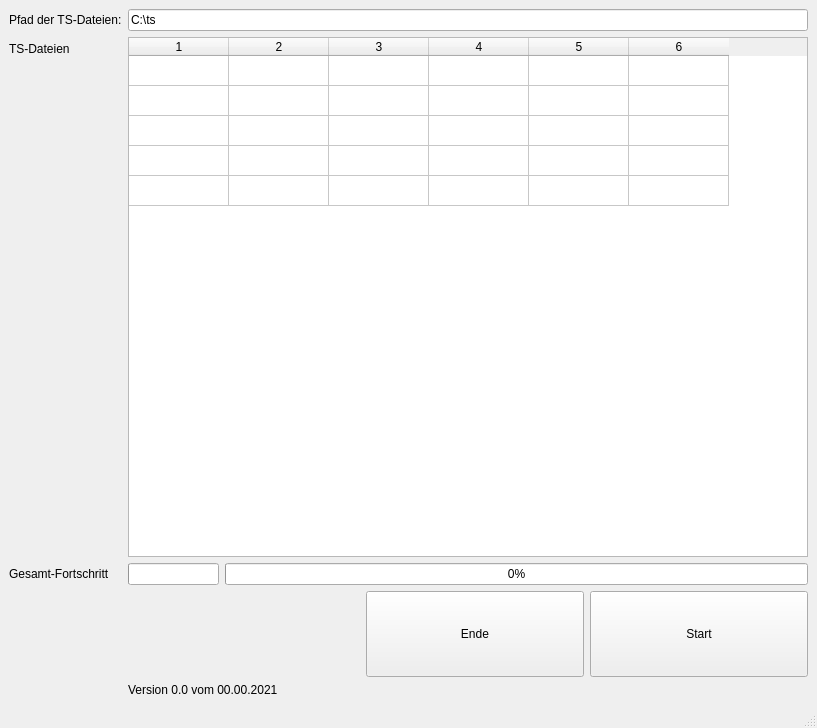
<?xml version="1.0" encoding="UTF-8"?>
<ui version="4.0">
 <class>MainWindow</class>
 <widget class="QMainWindow" name="MainWindow">
  <property name="geometry">
   <rect>
    <x>0</x>
    <y>0</y>
    <width>817</width>
    <height>728</height>
   </rect>
  </property>
  <property name="windowTitle">
   <string>XCode  (*.ts   --&gt;  *.mkv) </string>
  </property>
  <property name="windowIcon">
   <iconset>
    <normaloff>XC.ico</normaloff>XC.ico</iconset>
  </property>
  <widget class="QWidget" name="centralwidget">
   <layout class="QVBoxLayout" name="verticalLayout">
    <item>
     <layout class="QFormLayout" name="formLayout">
      <item row="1" column="0">
       <widget class="QLabel" name="lbl_pfad">
        <property name="text">
         <string>Pfad der TS-Dateien:</string>
        </property>
       </widget>
      </item>
      <item row="1" column="1">
       <widget class="QLineEdit" name="le_pfad">
        <property name="text">
         <string>C:\ts</string>
        </property>
        <property name="placeholderText">
         <string>Pfad zu den ts-Videos</string>
        </property>
       </widget>
      </item>
      <item row="3" column="0">
       <widget class="QLabel" name="lbl_tsfiles">
        <property name="text">
         <string>TS-Dateien</string>
        </property>
       </widget>
      </item>
      <item row="3" column="1">
       <widget class="QTableWidget" name="tbl_files">
        <property name="enabled">
         <bool>true</bool>
        </property>
        <property name="sizePolicy">
         <sizepolicy hsizetype="Expanding" vsizetype="Preferred">
          <horstretch>0</horstretch>
          <verstretch>0</verstretch>
         </sizepolicy>
        </property>
        <property name="minimumSize">
         <size>
          <width>0</width>
          <height>520</height>
         </size>
        </property>
        <property name="styleSheet">
         <string notr="true">QProgressBar {
    border: 2px solid #2196F3;
    border-radius: 5px;
    background-color: #E0E0E0;
    text-align: center
}
QProgressBar::chunk {
    background-color: #2196F3;
}</string>
        </property>
        <property name="editTriggers">
         <set>QAbstractItemView::NoEditTriggers</set>
        </property>
        <property name="cornerButtonEnabled">
         <bool>true</bool>
        </property>
        <property name="rowCount">
         <number>5</number>
        </property>
        <property name="columnCount">
         <number>6</number>
        </property>
        <attribute name="verticalHeaderVisible">
         <bool>false</bool>
        </attribute>
        <row/>
        <row/>
        <row/>
        <row/>
        <row/>
        <column/>
        <column/>
        <column/>
        <column/>
        <column/>
        <column/>
       </widget>
      </item>
      <item row="9" column="0">
       <widget class="QLabel" name="lbl_fortschritt">
        <property name="text">
         <string>Gesamt-Fortschritt</string>
        </property>
       </widget>
      </item>
      <item row="9" column="1">
       <layout class="QHBoxLayout" name="horizontalLayout_3">
        <item alignment="Qt::AlignLeft">
         <widget class="QProgressBar" name="probar2">
          <property name="maximum">
           <number>1</number>
          </property>
          <property name="value">
           <number>0</number>
          </property>
          <property name="textVisible">
           <bool>false</bool>
          </property>
          <property name="format">
           <string notr="true"/>
          </property>
         </widget>
        </item>
        <item>
         <widget class="QProgressBar" name="probar1">
          <property name="value">
           <number>0</number>
          </property>
         </widget>
        </item>
       </layout>
      </item>
      <item row="11" column="1">
       <layout class="QHBoxLayout" name="horizontalLayout">
        <item>
         <spacer name="verticalSpacer">
          <property name="orientation">
           <enum>Qt::Vertical</enum>
          </property>
          <property name="sizeType">
           <enum>QSizePolicy::Preferred</enum>
          </property>
          <property name="sizeHint" stdset="0">
           <size>
            <width>20</width>
            <height>20</height>
           </size>
          </property>
         </spacer>
        </item>
        <item>
         <spacer name="horizontalSpacer">
          <property name="orientation">
           <enum>Qt::Horizontal</enum>
          </property>
          <property name="sizeHint" stdset="0">
           <size>
            <width>40</width>
            <height>20</height>
           </size>
          </property>
         </spacer>
        </item>
        <item>
         <widget class="QPushButton" name="btn_ende">
          <property name="sizePolicy">
           <sizepolicy hsizetype="Expanding" vsizetype="Expanding">
            <horstretch>0</horstretch>
            <verstretch>0</verstretch>
           </sizepolicy>
          </property>
          <property name="text">
           <string>Ende</string>
          </property>
         </widget>
        </item>
        <item>
         <widget class="QPushButton" name="btn_start">
          <property name="sizePolicy">
           <sizepolicy hsizetype="Expanding" vsizetype="Expanding">
            <horstretch>0</horstretch>
            <verstretch>0</verstretch>
           </sizepolicy>
          </property>
          <property name="minimumSize">
           <size>
            <width>0</width>
            <height>40</height>
           </size>
          </property>
          <property name="text">
           <string>Start</string>
          </property>
          <property name="autoDefault">
           <bool>true</bool>
          </property>
          <property name="flat">
           <bool>false</bool>
          </property>
         </widget>
        </item>
       </layout>
      </item>
      <item row="12" column="1">
       <widget class="QLabel" name="lbl_version">
        <property name="layoutDirection">
         <enum>Qt::RightToLeft</enum>
        </property>
        <property name="autoFillBackground">
         <bool>true</bool>
        </property>
        <property name="text">
         <string>Version 0.0 vom 00.00.2021</string>
        </property>
       </widget>
      </item>
     </layout>
    </item>
   </layout>
  </widget>
  <widget class="QStatusBar" name="statusbar">
   <property name="font">
    <font>
     <weight>75</weight>
     <bold>true</bold>
    </font>
   </property>
   <property name="sizeGripEnabled">
    <bool>true</bool>
   </property>
  </widget>
 </widget>
 <resources/>
 <connections/>
</ui>
